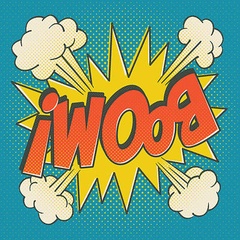
#> input picture group 414/lab2/AndriiMruts/photos/boom.jpg, 240 x 240 px, shrunk from 400 x 400 before the run, found by its file name; the run also reads 1 picture not shown here
$ jupyter execute cv_lab_2.ipynb
#> lines starting #> are read from the running program, lines starting #| are printed output that depends on the picture; long printed decimals are rounded
[cell 1]
from typing import Tuple

import cv2
import numpy as np
from matplotlib import pyplot as plt

[cell 2]
# Завантажуємо зображення
img1 = cv2.imread('/boom.jpg')
#> img1 is the input picture: shape (240, 240, 3); mean B, G, R 123, 151.4, 125.1
img2 = cv2.imread('/boom_2.jpg')
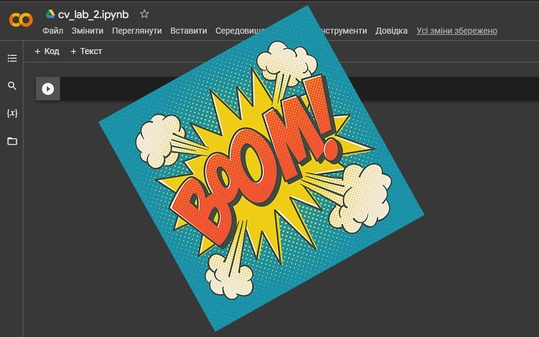
#> input picture group 414/lab2/AndriiMruts/photos/boom_2.jpg, 539 x 337 px, shrunk from 899 x 561 before the run, found by its file name
#> img2 is the input picture: shape (337, 539, 3); mean B, G, R 77.6, 86.7, 78.4

plt.imshow(img1)
plt.show()

plt.imshow(img2)
plt.show()

Ініціалізуємо детектор і дескриптор та знаходимо особливі точки

[cell 3]
img1 = cv2.imread('/boom.jpg', 0)
#> img1: shape (240, 240); min 9, max 255, mean 140.4
img2 = cv2.imread('/boom_2.jpg', 0)
#> img2: shape (337, 539); min 14, max 255, mean 83.2
detector = cv2.ORB_create()
brief = cv2.xfeatures2d.BriefDescriptorExtractor_create()

kp1, des1 = detector.detectAndCompute(img1, None)  # keypoints, descriptors
#> kp1 = 432 keypoints; strongest (x, y, size): (69, 48, 31), (187, 179, 31), (62, 54, 31), (33, 178, 31)
kp2, des2 = detector.detectAndCompute(img2, None)
#> kp2 = 500 keypoints; strongest (x, y, size): (343, 196, 31), (308, 74, 31), (173, 146, 31), (337, 207, 31)

[cell 4]
# BRIEF algorithm
kp1, des1 = brief.compute(img1, kp1)
kp2, des2 = brief.compute(img2, kp2)

[cell 5]
# Знаходимо збіги між дескрипторами на двох зображеннях
bf = cv2.BFMatcher(cv2.NORM_HAMMING, crossCheck=True)
matches = bf.match(des1, des2)
#> matches = 61 matches
matches = sorted(matches, key=lambda x:x.distance)

[cell 6]
img3 = cv2.drawMatches(img1, kp1, img2, kp2, matches[:10], None, flags=cv2.DrawMatchesFlags_NOT_DRAW_SINGLE_POINTS)
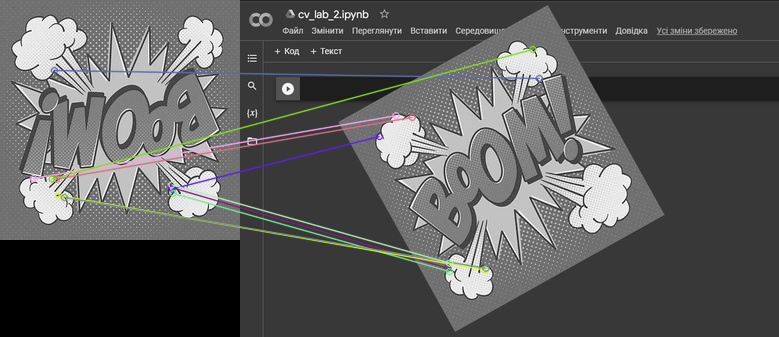
#> img3: shape (337, 779, 3); mean of channels 0, 1, 2 88.8, 89.2, 89.1; drawn as B, G, R
plt.imshow(img3)
plt.show()

[cell 7]
# Оцінюємо геометричні перетворення між зображеннями
src_pts = np.float32([ kp1[m.queryIdx].pt for m in matches ]).reshape(-1, 1, 2)
#> src_pts = 61 rows, first 8: [33, 178], [54, 70], [171, 187], [171.4, 188.6], [172.8, 193], [56.16, 178.6], [58, 195], [64, 197]
dst_pts = np.float32([ kp2[m.trainIdx].pt for m in matches ]).reshape(-1, 1, 2)
#> dst_pts = 61 rows, first 8: [155.5, 115.2], [298.8, 78], [207.4, 267.8], [139, 136], [209, 271], [171.7, 117], [244.7, 269.6], [245.4, 267.8]

M, mask = cv2.findHomography(src_pts, dst_pts, cv2.RANSAC, 5.0)  # Homography matrix
#> M = [[-0.749, 3.58, 511.1], [-0.61, 7.4, 71.39], [-0.00395, 0.0252, 1]]; mask = 61 values, max 1 at index 2, min 0 at index 0, mean 0.131

[cell 8]
# Відображаємо вихідні та перетворені точки
h, w = img1.shape
#> h = 240; w = 240
pts = np.float32([[0, 0], [0, h - 1], [w - 1, h - 1],[w - 1, 0] ]).reshape(-1, 1, 2)
#> pts = [[0, 0], [0, 239], [239, 239], [239, 0]]
dst = cv2.perspectiveTransform(pts, M)
#> dst = [[511.1, 71.39], [194.5, 261.9], [195.3, 278.7], [6050.8, -1354]]
img2 = cv2.polylines(img2,[np.int32(dst)], True, 255, 3, cv2.LINE_AA)
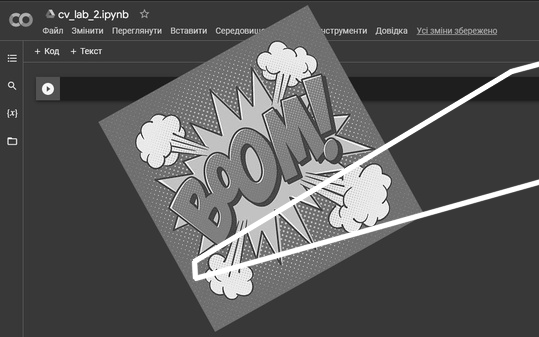
#> img2: shape (337, 539); min 14, max 255, mean 86.6
plt.imshow(img2)
plt.show()

[cell 9]
# Отримуємо параметри геометричних перетворень
angle = np.arctan2(M[1, 0], M[0, 0]) * 180 / np.pi
#> angle = -140.9
print("Rotation angle: ", angle)
#| Rotation angle:  -140.860

[cell 10]
def show_imgs(img1: np.ndarray, img2: np.ndarray) -> None:
  plt.imshow(img1)
  plt.show()

  plt.imshow(img2)
  plt.show()

def find_keypoints_and_descriptors(
    img1: np.ndarray, img2: np.ndarray,
) -> Tuple[Tuple[cv2.KeyPoint], Tuple[cv2.KeyPoint], Tuple[np.ndarray], Tuple[np.ndarray]]:
  detector = cv2.ORB_create()
  brief = cv2.xfeatures2d.BriefDescriptorExtractor_create()

  kp1, des1 = detector.detectAndCompute(img1, None)
  kp2, des2 = detector.detectAndCompute(img2, None)
  kp1, des1 = brief.compute(img1, kp1)
  kp2, des2 = brief.compute(img2, kp2)

  return kp1, kp2, des1, des2

def show_similarity(img1, img2, kp1, kp2, des1, des2) -> None:
  bf = cv2.BFMatcher(cv2.NORM_HAMMING, crossCheck=True)
  matches = bf.match(des1, des2)
  matches = sorted(matches, key=lambda x:x.distance)

  img3 = cv2.drawMatches(img1, kp1, img2, kp2, matches[:15], None, flags=cv2.DrawMatchesFlags_NOT_DRAW_SINGLE_POINTS)
  plt.imshow(img3)
  plt.show()


def match(img1, img2) -> None:
  kp1, kp2, des1, des2 = find_keypoints_and_descriptors(img1, img2)

  show_similarity(img1, img2, kp1, kp2, des1, des2)

[cell 11]
img1 = cv2.imread('/city.jpg')
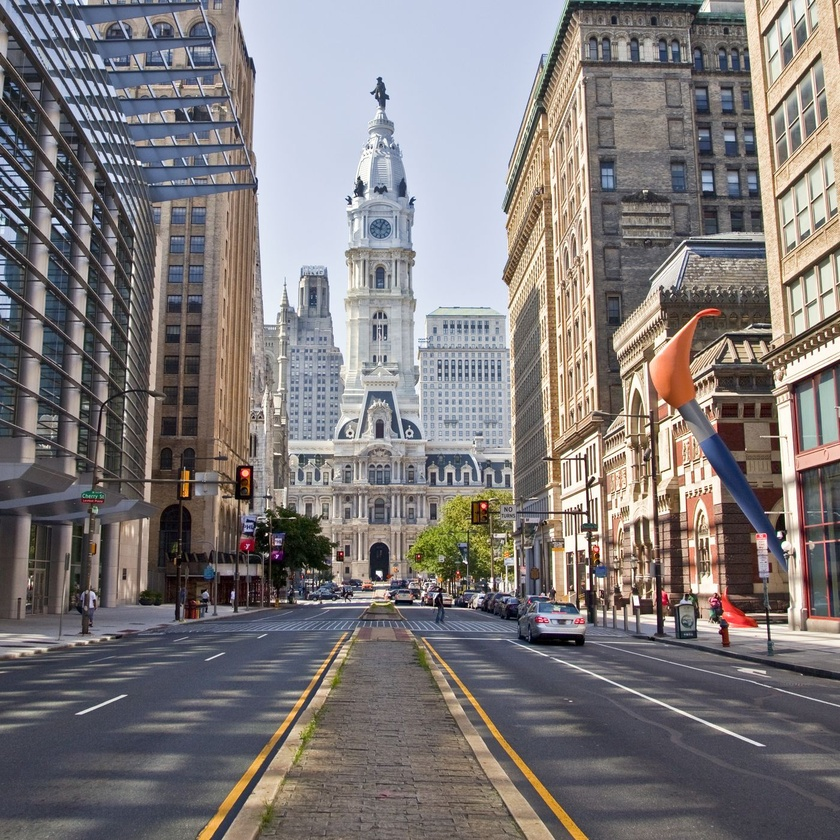
#> input picture group 414/lab2/AndriiMruts/photos/city.jpg, 840 x 840 px, shrunk from 1400 x 1400 before the run, found by its file name
#> img1 is the input picture: shape (840, 840, 3); mean B, G, R 122, 121.9, 127.1
img2 = cv2.imread('/city_pisa.jpg')
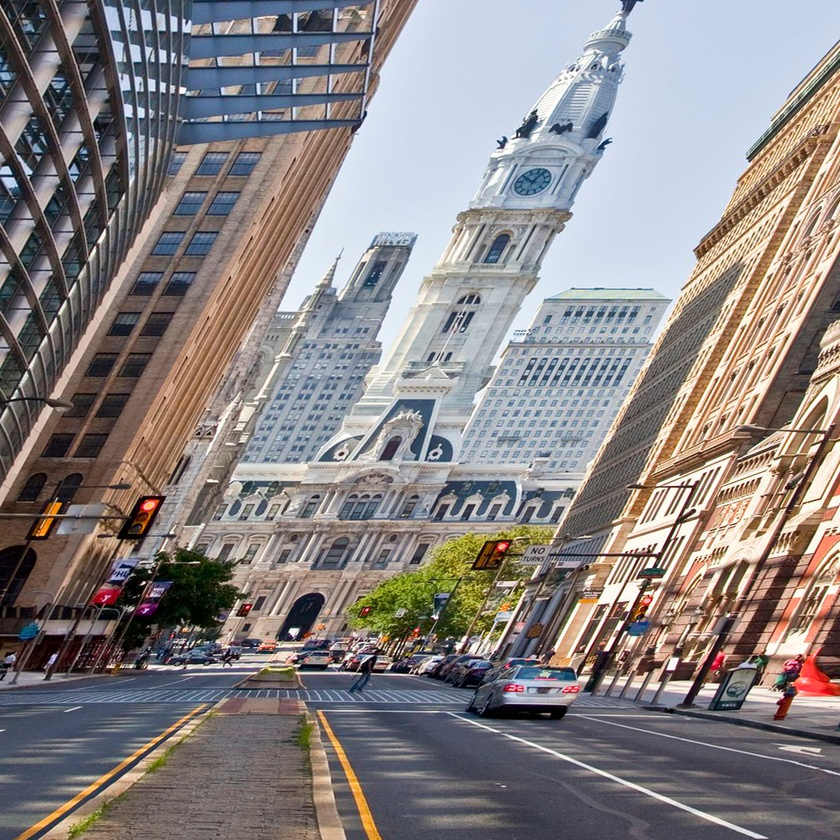
#> input picture group 414/lab2/AndriiMruts/photos/city_pisa.jpg, 840 x 840 px, shrunk from 1400 x 1400 before the run, found by its file name
#> img2 is the input picture: shape (840, 840, 3); mean B, G, R 131.5, 131.3, 137.3

show_imgs(img1, img2)

[cell 12]
img1 = cv2.imread('/city.jpg', 0)
#> img1: shape (840, 840); min 0, max 255, mean 123.5
img2 = cv2.imread('/city_pisa.jpg', 0)
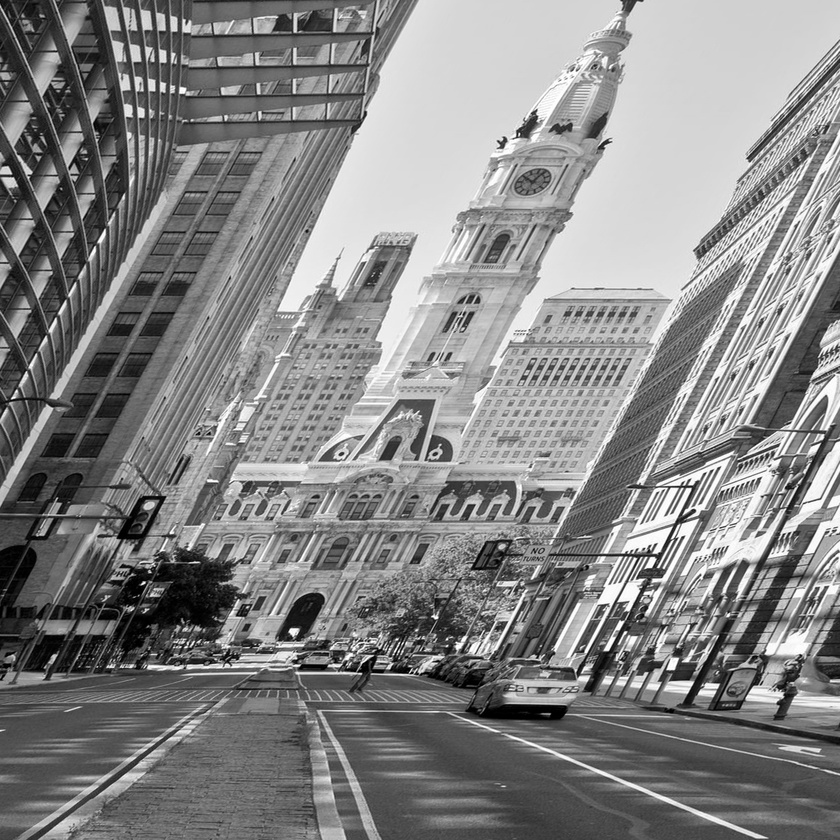
#> img2: shape (840, 840); min 0, max 255, mean 133.1

match(img1, img2)
#> in find_keypoints_and_descriptors, `kp1, des1 = detector.detectAndCompute(img1, None)`: kp1 = 500 keypoints; strongest (x, y, size): (583, 456, 31), (583, 461, 31), (584, 515, 31), (778, 534, 31)
#> in find_keypoints_and_descriptors, `kp2, des2 = detector.detectAndCompute(img2, None)`: kp2 = 500 keypoints; strongest (x, y, size): (684, 484, 31), (436, 617, 31), (690, 484, 31), (144, 582, 31)
#> in show_similarity, `matches = bf.match(des1, des2)`: matches = 118 matches

[cell 13]
img1 = cv2.imread('/city.jpg', 0)
img2 = cv2.imread('/australian_city.jpg', 0)
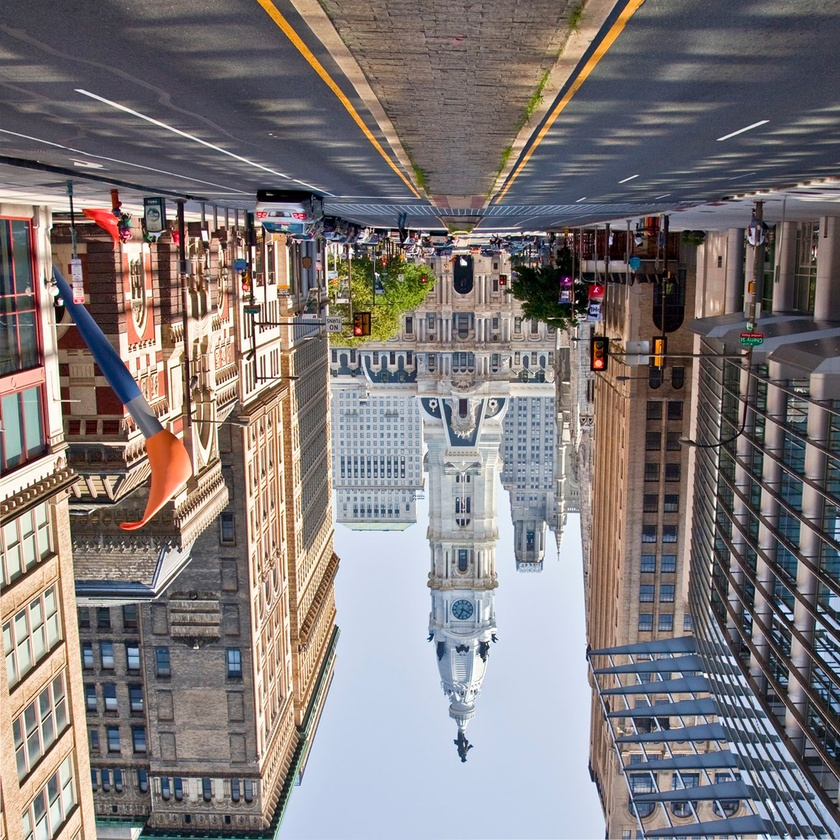
#> input picture group 414/lab2/AndriiMruts/photos/australian_city.jpg, 840 x 840 px, shrunk from 1400 x 1400 before the run, found by its file name
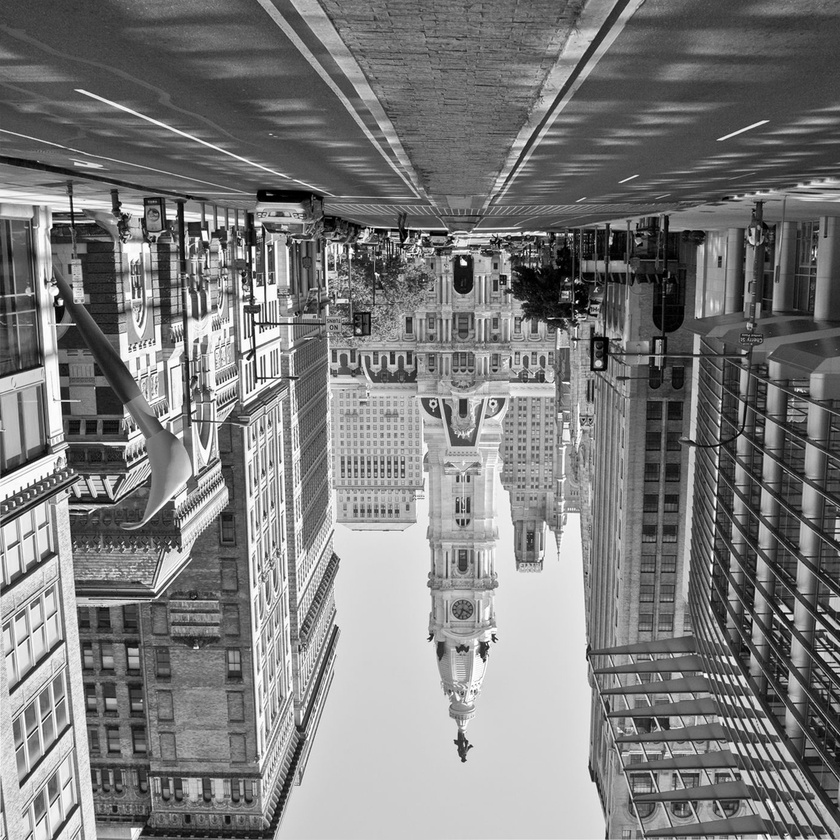
#> img2: shape (840, 840); min 0, max 255, mean 123.8

match(img1, img2)
#> in find_keypoints_and_descriptors (call 2), `kp2, des2 = detector.detectAndCompute(img2, None)`: kp2 = 500 keypoints; strongest (x, y, size): (258, 380, 31), (256, 321, 31), (462, 264, 44.6), (464, 263, 37.2)
#> in show_similarity (call 2), `matches = bf.match(des1, des2)`: matches = 113 matches
#> in show_similarity (call 2), `img3 = cv2.drawMatches(img1, kp1, img2, kp2, matches[:15], None, flags..`:
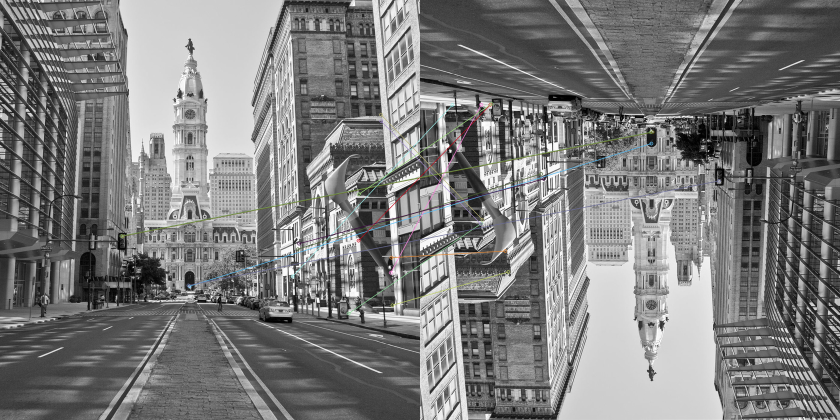
#> img3: shape (840, 1680, 3) (shown at 1/2 size); mean of channels 0, 1, 2 123.6, 123.7, 123.6; drawn as B, G, R

[cell 14]
img1 = cv2.imread('/boom.jpg', 0)
img2 = cv2.imread('/boom_australian.jpg', 0)

match(img1, img2)
#> in find_keypoints_and_descriptors (call 3), `kp1, des1 = detector.detectAndCompute(img1, None)`: kp1 = 432 keypoints; strongest (x, y, size): (69, 48, 31), (187, 179, 31), (62, 54, 31), (33, 178, 31)
#> in find_keypoints_and_descriptors (call 3), `kp2, des2 = detector.detectAndCompute(img2, None)`: kp2 has the same summary as kp1
#> in match (call 3), `kp1, kp2, des1, des2 = find_keypoints_and_descriptors(img1, img2)`: kp2 has the same summary as kp1 in find_keypoints_and_descriptors
#> in show_similarity (call 3), `matches = bf.match(des1, des2)`: matches = 370 matches
#> in show_similarity (call 3), `img3 = cv2.drawMatches(img1, kp1, img2, kp2, matches[:15], None, flags..`:
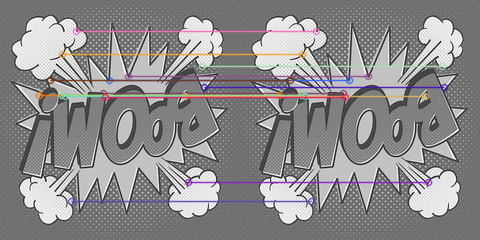
#> img3: shape (240, 480, 3); mean of channels 0, 1, 2 139.8, 138.6, 140.6; drawn as B, G, R
